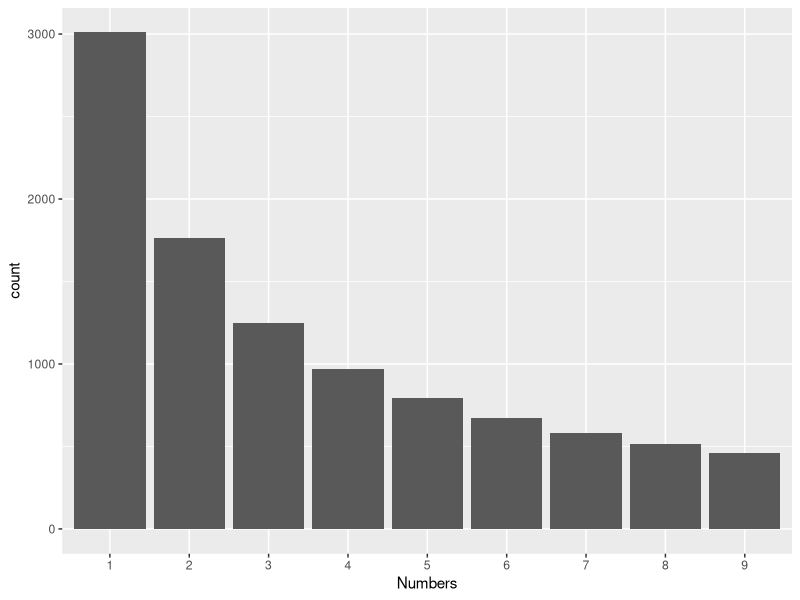

This chart was generated by the following R code:
#library(dygraphs)
library(tidyverse)



dat1 <- sample("1", 10000*0.3010, replace = T)
dat2 <- sample("2", 10000*0.1761, replace = T)
dat3 <- sample("3", 10000*0.1249 , replace = T)
dat4 <- sample("4", 10000*0.0969 , replace = T)
dat5 <- sample("5", 10000*0.0792 , replace = T)
dat6 <- sample("6", 10000*0.0670 , replace = T)
dat7 <- sample("7", 10000*0.0580, replace = T)
dat8 <- sample("8", 10000*0.0512, replace = T)
dat9 <- sample("9", 10000*0.0458, replace = T)

dat1 <- data.frame(dat1)
dat2 <- data.frame(dat2)
dat3 <- data.frame(dat3)
dat4 <- data.frame(dat4)
dat5 <- data.frame(dat5)
dat6 <- data.frame(dat6)
dat7 <- data.frame(dat7)
dat8 <- data.frame(dat8)
dat9 <- data.frame(dat9)

names(dat1)[1] <- "Numbers"
names(dat2)[1] <- "Numbers"
names(dat3)[1] <- "Numbers"
names(dat4)[1] <- "Numbers"
names(dat5)[1] <- "Numbers"
names(dat6)[1] <- "Numbers"
names(dat7)[1] <- "Numbers"
names(dat8)[1] <- "Numbers"
names(dat9)[1] <- "Numbers"


dat <- rbind(dat1, dat2, dat3, dat4, dat5, dat6, dat7, dat8, dat9)



dat <- as.factor(dat$Numbers)



dat <- data.frame(dat)


names(dat)[1] <- "Numbers"


dat <- dat %>% 
  group_by(Numbers) %>% 
  summarise(count = n())


dat %>% 
  ggplot() +
  geom_histogram(aes(x = Numbers, y = count), stat = "identity")












